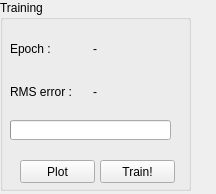
<?xml version="1.0" encoding="UTF-8"?>
<ui version="4.0">
 <class>TrainingWidget</class>
 <widget class="QWidget" name="TrainingWidget">
  <property name="geometry">
   <rect>
    <x>0</x>
    <y>0</y>
    <width>216</width>
    <height>194</height>
   </rect>
  </property>
  <property name="windowTitle">
   <string>Form</string>
  </property>
  <widget class="QGroupBox" name="groupBox">
   <property name="geometry">
    <rect>
     <x>0</x>
     <y>0</y>
     <width>191</width>
     <height>191</height>
    </rect>
   </property>
   <property name="title">
    <string>Training</string>
   </property>
   <widget class="QPushButton" name="pushButton">
    <property name="geometry">
     <rect>
      <x>100</x>
      <y>160</y>
      <width>75</width>
      <height>23</height>
     </rect>
    </property>
    <property name="text">
     <string>Train!</string>
    </property>
   </widget>
   <widget class="QWidget" name="gridLayoutWidget">
    <property name="geometry">
     <rect>
      <x>10</x>
      <y>30</y>
      <width>160</width>
      <height>80</height>
     </rect>
    </property>
    <layout class="QGridLayout" name="gridLayout">
     <item row="0" column="0">
      <widget class="QLabel" name="label_4">
       <property name="text">
        <string>Epoch :</string>
       </property>
      </widget>
     </item>
     <item row="0" column="1">
      <widget class="QLabel" name="textBoxEpoch">
       <property name="text">
        <string>-</string>
       </property>
      </widget>
     </item>
     <item row="1" column="0">
      <widget class="QLabel" name="label">
       <property name="text">
        <string>RMS error :</string>
       </property>
      </widget>
     </item>
     <item row="1" column="1">
      <widget class="QLabel" name="textBoxError">
       <property name="text">
        <string>-</string>
       </property>
      </widget>
     </item>
    </layout>
   </widget>
   <widget class="QProgressBar" name="progressBar">
    <property name="geometry">
     <rect>
      <x>10</x>
      <y>120</y>
      <width>161</width>
      <height>20</height>
     </rect>
    </property>
    <property name="maximum">
     <number>10000</number>
    </property>
    <property name="value">
     <number>0</number>
    </property>
    <property name="textVisible">
     <bool>false</bool>
    </property>
   </widget>
   <widget class="QPushButton" name="plotButton">
    <property name="geometry">
     <rect>
      <x>20</x>
      <y>160</y>
      <width>75</width>
      <height>23</height>
     </rect>
    </property>
    <property name="text">
     <string>Plot</string>
    </property>
   </widget>
  </widget>
 </widget>
 <resources/>
 <connections/>
</ui>
